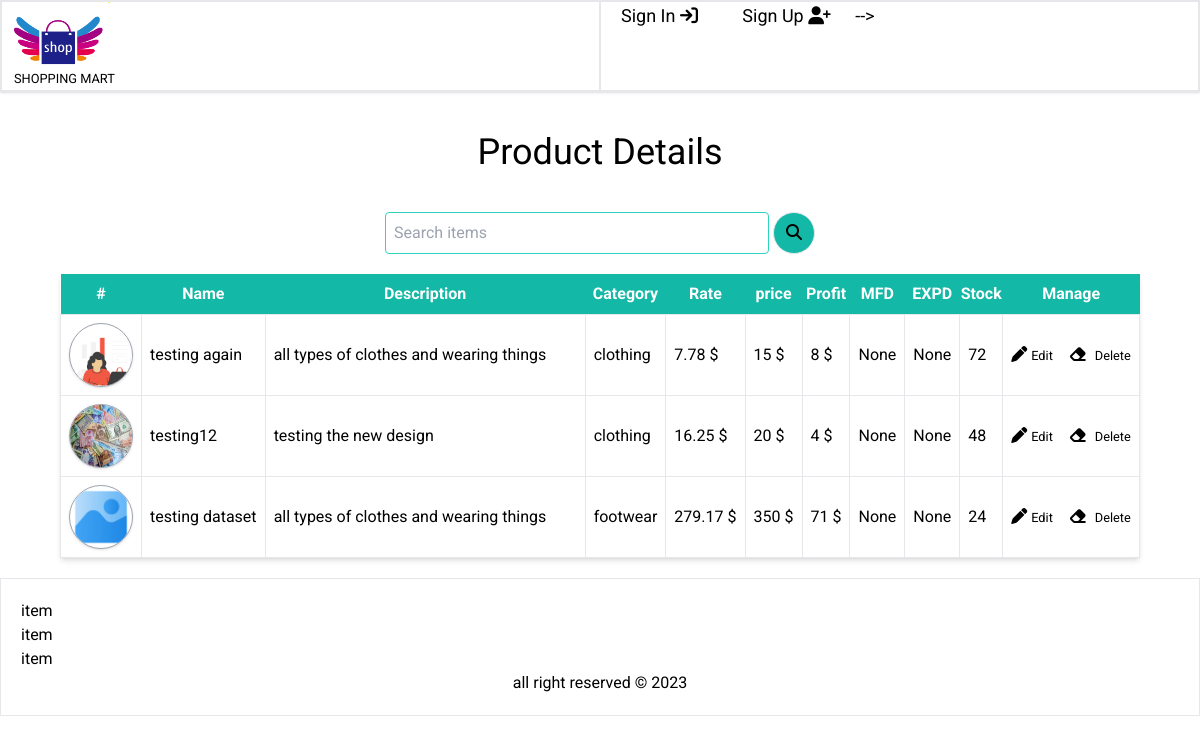
/store/product/, run on an earlier commit of the app's database.
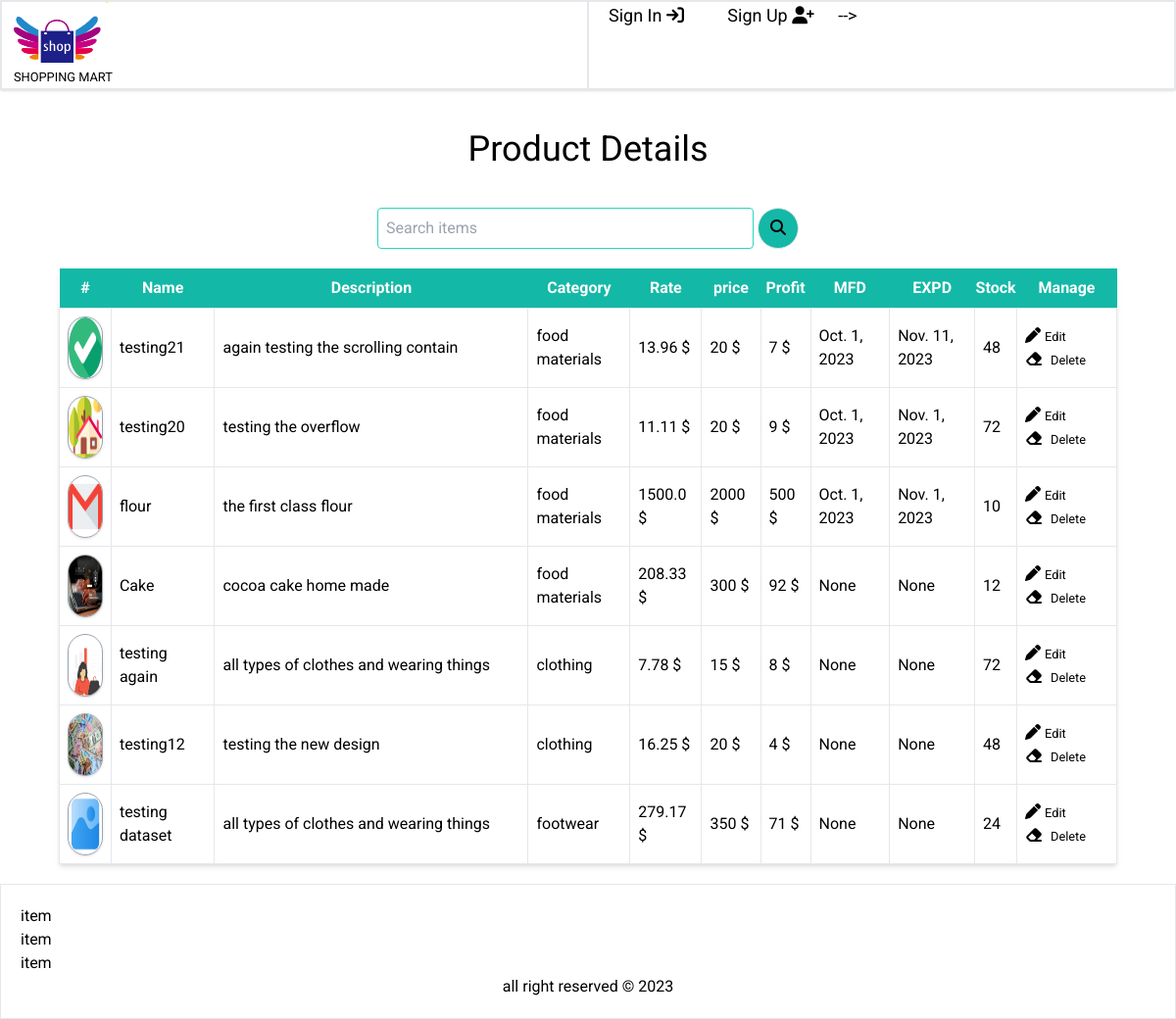
And on a later commit of the database.
### store/models.py (models this page shows, shortened)
class Product(models.Model):
    category = models.ForeignKey(Category, on_delete=models.CASCADE)
    name = models.CharField(max_length=100)
    description = models.CharField(max_length=200)
    price = models.IntegerField(default=0)
    bulk_price = models.IntegerField(default=0)
    quantity = models.IntegerField(default=0)
    rate = models.FloatField(default=0)
    mfd = models.DateField(null=True, blank=True)
    expd = models.DateField(null=True, blank=True)
    profit = models.IntegerField(default=0)
    stock = models.IntegerField(default=0)
    packet = models.IntegerField(default=0)
    image = models.ImageField(default='default.jpg', upload_to='item_images')

class Category(models.Model):
    name = models.CharField(max_length=50)
    description = models.CharField(max_length=200)
    def __str__(self):
        return self.name

### store/views.py (the view)
# urls.py: path('product/', views.product, name='product'),
def product(request):
    if request.method == 'POST':
        id = request.POST['getid']
        Product.objects.filter(id=id).delete()
        messages.success(request, "Item Deleted Successfully !")
    product = Product.objects.all().order_by('-id')
    context = {'product':product,'flag':'list'}
    return render(request, 'product.html', context)

### store/templates/product.html (shortened to what this page needs)
{% extends 'main/base.html' %}
{% load static %}
{% block content %}
<div class="relative">
    <div class="main-content mx-10">
             <div class="grid lg:grid-row-2 m-5">
                <div class="">
                    <h1 class="text-center text-4xl m-5">
                        Product Details
                    </h1>
                    <div class="flex justify-center">
                        <form action="" method="POST" class="my-5">
                            <input type="text" class="p-2 rounded border border-teal-400 w-96 focus:outline-none focus:border-sky-500" placeholder="Search items">
                            <button class="rounded-full border bg-teal-500 hover:bg-teal-700 hover:text-white px-3 py-2"><i
                                    class="fa-solid fa-magnifying-glass"></i></button>
                        </form>
                    </div>
                </div>
                <div>
                <table class="table-auto w-full shadow-md">
                    <thead class="bg-teal-500 text-white text-start">
                        <th class="py-2">#</th>
                        <th class="py-2">Name</th>
                        <th class="py-2">Description</th>
                        <th class="py-2">Category</th>
                        <th class="py-2">Rate</th>
                        <th class="py-2">price</th>
                        <th class="py-2">Profit</th>
                        <th class="py-2">MFD</th>
                        <th class="py-2">EXPD</th>
                        <th class="py-2">Stock</th>
                        <th class="py-2">Manage</th>
                    </thead>
                    <tbody>
                        {% for item in product %}
                            <tr class="border hover:bg-gray-100 cursor-pointer hover:font-semiboldtransition duration-500 ease-in-out">
                            <td class="p-2 border "><img src="{{item.image.url}}" class="w-16 h-16 rounded-full shadow border border-gray-400" alt=""></td>
                            <td class="p-2 border ">{{item.name}}</td>
                            <td class="p-2 border w-80">{{item.description}}</td>
                            <td class="p-2 border ">{{item.category}}</td>
                            <td class="p-2 border ">{{item.rate}} $</td>
                            <td class="p-2 border ">{{item.price}} $</td>
                            <td class="p-2 border ">{{item.profit}} $</td>
                            <td class="p-2 border ">{{item.mfd}}</td>
                            <td class="p-2 border ">{{item.expd}}</td>
                            <td class="p-2 border ">{{item.stock}}</td>
                            <td class="p-2">
                                <a href="{% url 'store:update_product' item.id %}" class="inline-block mr-3 hover:text-teal-600"><i class="fa-solid fa-pen"></i>&nbsp;<small class="hover:font-bold">Edit</small></a>
                                <a class="inline-block btn-delete hover:text-red-600" data-stateName="{{item.id}}">
                                    <i class="fa-solid fa-eraser"></i>&nbsp;
                                    <small class="hover:font-bold">Delete</small>
                                </a>
                            </td>
                            </tr>
                        {% endfor %}
                    </tbody>
                </table>
            </div>
    </div>
</div>
{% endblock content %}

### store/templates/main/base.html (shortened to what this page needs)
{% load static %}
<!doctype html>
<html>
<head>
    <link rel="stylesheet" href="https://cdnjs.cloudflare.com/ajax/libs/font-awesome/6.4.2/css/all.min.css"
 />
    <link rel="stylesheet" href="{% static 'css/style.css' %}">
    <script src="https://cdn.tailwindcss.com"></script>
</head>
<body>
    {% include 'includes/navbar.html' %}
    {% block content %}
    {% endblock content %}
    {% include 'includes/footer.html' %}
</body>
</html>

### store/templates/includes/navbar.html (shortened to what this page needs)
{% load static %}
<div class="nav border shadow">
    <div class="grid grid-cols-2">
        <div class="border">
            <img src="{% static 'image/logo.png' %}" class=" mx-3 w-24 h-16" alt="">
            <small class="mx-3">SHOPPING MART</small>
        </div>
        <div class="border lg:block sm:hidden xs:hidden text-lg">
            {% if user.is_authenticated %}
            <span>Hello</span>
            <!-- <span class="mx-5 hover:font-bold cursor-pointer">
                <a class="inline-block " href="{% url 'store:purchase' %}">Purchase&nbsp;<i class="fa-solid fa-cart-plus"></i></a>
            </span> -->
            <!-- <span class="inline-block mx-5 hover:font-bold cursor-pointer flex"><a class="" href="{% url 'store:sales' %}">Sales&nbsp;<i
                        class="fa-solid fa-cart-shopping"></i></a></span>
            <span class="inline-block mx-5 hover:font-bold cursor-pointer">
                <a class="" href="{% url 'store:product' %}">Products&nbsp;<i class="fa-solid fa-box-open"></i></a>
            </span>
            <span class="inline-block mx-5 hover:font-bold cursor-pointer">
                <a class="" href="{% url 'store:stock' %}">Manage Stock&nbsp;<i class="fa-solid fa-layer-group"></i></a>
            </span>
            <span class="inline-block mx-5 hover:font-bold cursor-pointer">
                <a class="" href="{% url 'store:signout' %}">logout&nbsp;<i class="fa-solid fa-user-minus"></i></a>
            </span> -->
            <!-- {% else %}
            <span class="inline mx-5 hover:font-bold cursor-pointer"><a href="{% url 'store:signin' %}">Sign In&nbsp;<i
                            class="fa-solid fa-arrow-right-to-bracket"></i></a></span>
            <span class="inline mx-5 hover:font-bold cursor-pointer"><a href="{% url 'store:signup' %}">Sign Up&nbsp;<i
                            class="fa-solid fa-user-plus"></i></a></span> -->
            {% endif %}
        </div>
    </div>
</div>

### store/templates/includes/footer.html
<div class="footer p-5 border ">
    <ul class="inline">
        <li>item</li>
        <li>item</li>
        <li>item</li>
    </ul>
    <p class="text-center">all right reserved &copy; 2023</p>
</div>

### store/static/css/style.css (style rules this page uses)
* { font-family: 'Nunito Sans', sans-serif; font-family: 'AR One Sans', sans-serif; font-family: 'Montserrat', sans-serif; font-family: 'Open Sans', sans-serif; font-family: 'Roboto', sans-serif; }

What changed in the data, as far as the page shows it:
added Product: image (picture), name "testing21", description "again testing the scrolling contain", category "food materials", rate "13.96", price "20", profit "7", mfd "Oct. 1, 2023", expd "Nov. 11, 2023", stock "48"
added Product: image (picture), name "testing20", description "testing the overflow", category "food materials", rate "11.11", price "20", profit "9", mfd "Oct. 1, 2023", expd "Nov. 1, 2023", stock "72"
added Product: image (picture), name "flour", description "the first class flour", category "food materials", rate "1500.0", price "2000", profit "500", mfd "Oct. 1, 2023", expd "Nov. 1, 2023", stock "10"
added Product: image (picture), name "Cake", description "cocoa cake home made", category "food materials", rate "208.33", price "300", profit "92", mfd "None", expd "None", stock "12"
